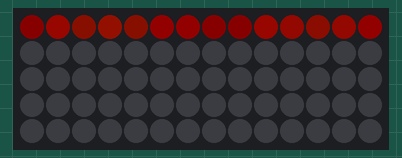
This sketch was run on a simulated Arduino Uno, built with avr-gcc and run on an emulated ATmega328P. Shown: 14×5 RGB LED matrix (first LED top left, wired row by row). Dim RGB values are drawn brighter than linear; random numbers use the default seed unless the sketch sets one.

Above: at 0.26 s.
At 5.21 s:
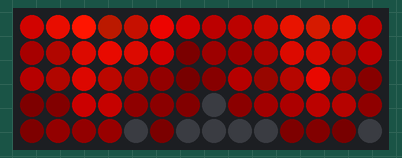
At 10.16 s:
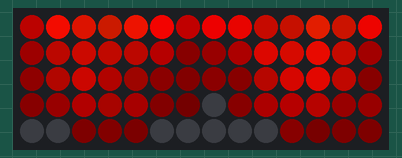
At 20.05 s:
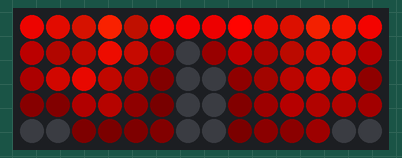
At 29.95 s:
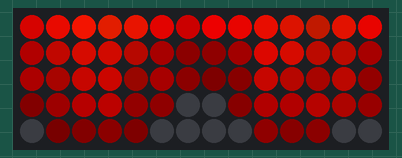
At 39.85 s:
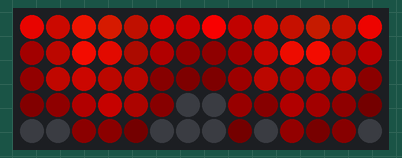

The sketch:

NeoFire.ino
```cpp
#include <Adafruit_GFX.h>
#include <Adafruit_NeoPixel.h>
#include <Adafruit_NeoMatrix.h>

#define PIN 2
#define MATRIX_HEIGHT 5
#define MATRIX_WIDTH 14

Adafruit_NeoMatrix matrix = Adafruit_NeoMatrix(
  MATRIX_WIDTH, MATRIX_HEIGHT,
  PIN,
  NEO_MATRIX_TOP + NEO_MATRIX_LEFT + NEO_MATRIX_COLUMNS + NEO_MATRIX_PROGRESSIVE,
  NEO_GRB + NEO_KHZ800
);

// IMPORTANT: To reduce NeoPixel burnout risk, add 1000 uF capacitor across
// pixel power leads, add 300 - 500 Ohm resistor on first pixel's data input
// and minimize distance between Arduino and first pixel.  Avoid connecting
// on a live circuit...if you must, connect GND first.


//these values are substracetd from the generated values to give a shape to the animation
const unsigned char valueMask[MATRIX_HEIGHT][MATRIX_WIDTH]={

    {32 , 0  , 0  , 0  , 0  , 32 , 96 , 96 , 32 , 0  , 0  , 0  , 0  , 32 },
    {64 , 32 , 0  , 0  , 32 , 64 , 128, 128, 64 , 32 , 0  , 0  , 32 , 64 },
    {96 , 64 , 32 , 32 , 64 , 96 , 160, 160, 96 , 64 , 32 , 32 , 64 , 96 },
    {128, 96 , 64 , 64 , 96 , 128, 192, 192, 128, 96 , 64 , 64 , 96 , 128},
    {192, 160, 128, 128, 160, 192, 255, 255, 192, 160, 128, 128, 160, 192}
};

//these are the hues for the fire,
//should be between 0 (red) to about 25 (yellow)
const unsigned char hueMask[MATRIX_HEIGHT][MATRIX_WIDTH]={

    {8 , 13, 16, 19, 16, 8 , 1 , 1 , 8 , 13, 16, 19, 16, 8  },
    {5 , 11, 13, 13, 13, 5 , 1 , 1 , 5 , 11, 13, 13, 13, 5  },
    {5 , 11, 11, 11, 11, 5 , 1 , 1 , 5 , 11, 11, 11, 11, 5  },
    {0 , 1 , 5 , 8 , 8 , 5 , 1 , 0 , 0 , 1 , 5 , 8 , 8 , 5  },
    {0 , 0 , 1 , 1 , 0 , 0 , 0 , 0 , 0 , 0 , 1 , 1 , 0 , 0  }
};

unsigned char matrixValue[MATRIX_HEIGHT][MATRIX_WIDTH];
unsigned char line[MATRIX_WIDTH];
int pcnt = 0;

//Converts an HSV color to RGB color
uint16_t HSVtoRGB(uint8_t ih, uint8_t is, uint8_t iv) {
  float r, g, b, h, s, v; //this function works with floats between 0 and 1
  float f, p, q, t;
  int i;

  h = (float)(ih / 256.0);
  s = (float)(is / 256.0);
  v = (float)(iv / 256.0);

  //if saturation is 0, the color is a shade of grey
  if(s == 0.0) {
    b = v;
    g = b;
    r = g;
  }
  //if saturation > 0, more complex calculations are needed
  else
  {
    h *= 6.0; //to bring hue to a number between 0 and 6, better for the calculations
    i = (int)(floor(h)); //e.g. 2.7 becomes 2 and 3.01 becomes 3 or 4.9999 becomes 4
    f = h - i;//the fractional part of h

    p = (float)(v * (1.0 - s));
    q = (float)(v * (1.0 - (s * f)));
    t = (float)(v * (1.0 - (s * (1.0 - f))));

    switch(i)
    {
      case 0: r=v; g=t; b=p; break;
      case 1: r=q; g=v; b=p; break;
      case 2: r=p; g=v; b=t; break;
      case 3: r=p; g=q; b=v; break;
      case 4: r=t; g=p; b=v; break;
      case 5: r=v; g=p; b=q; break;
      default: r = g = b = 0; break;
    }
  }
  return matrix.Color(r * 255.0, g * 255.0, b * 255.0);
}

/**
 * Randomly generate the next line (matrix row)
 */
void generateLine(){
  for(uint8_t x=0; x<MATRIX_WIDTH; x++) {
    line[x] = random(150, 255);
  }
}

/**
 * shift all values in the matrix up one row
 */
void shiftUp() {
  for (uint8_t y=MATRIX_HEIGHT-1; y>0; y--) {
    for (uint8_t x=0; x<MATRIX_WIDTH; x++) {
      matrixValue[y][x] = matrixValue[y-1][x];
    }
  }

  for (uint8_t x=0; x<MATRIX_WIDTH; x++) {
    matrixValue[0][x] = line[x];
  }
}

/**
 * draw a frame, interpolating between 2 "key frames"
 * @param pcnt percentage of interpolation
 */
void drawFrame(int pcnt) {
  int nextv;

  //each row interpolates with the one before it
  for (unsigned char y=MATRIX_HEIGHT-1; y>0; y--) {
    for (unsigned char x=0; x<MATRIX_WIDTH; x++) {
      nextv =
          (((100.0-pcnt)*matrixValue[y][x]
        + pcnt*matrixValue[y-1][x])/100.0)
        - valueMask[y][x];
      uint16_t color = HSVtoRGB(
        hueMask[y][x], // H
        255, // S
        (uint8_t)max(0, nextv) // V
      );

      matrix.drawPixel(x, y, color);
    }
  }

  //first row interpolates with the "next" line
  for(unsigned char x=0; x<MATRIX_WIDTH; x++) {
    uint16_t color = HSVtoRGB(
      hueMask[0][x], // H
      255,           // S
      (uint8_t)(((100.0-pcnt)*matrixValue[0][x] + pcnt*line[x])/100.0) // V
    );
    matrix.drawPixel(x, 0, color);
  }
}

void setup() {
  matrix.begin();
  randomSeed(analogRead(0));
  generateLine();
  //init all pixels to zero
  memset(matrixValue, 0, sizeof(matrixValue));
}

void loop() {
  if (pcnt >= 120) {
    shiftUp();
    generateLine();
    pcnt = 0;
  }
  drawFrame(pcnt);
  matrix.show();
  pcnt+=40  ;
}
```
